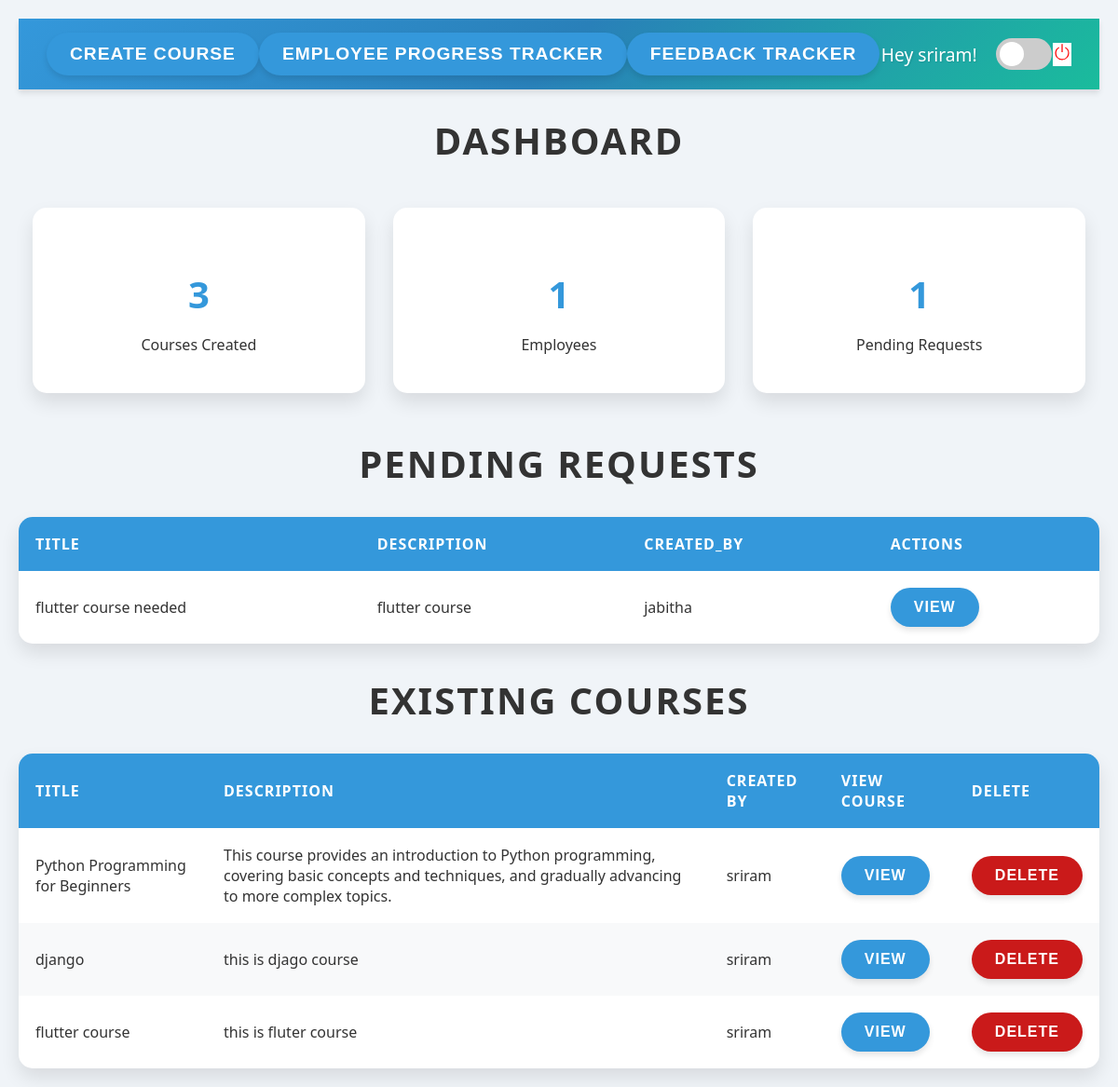
The page /dashboard/Admin/1/ (signed in) on the database as committed earlier.
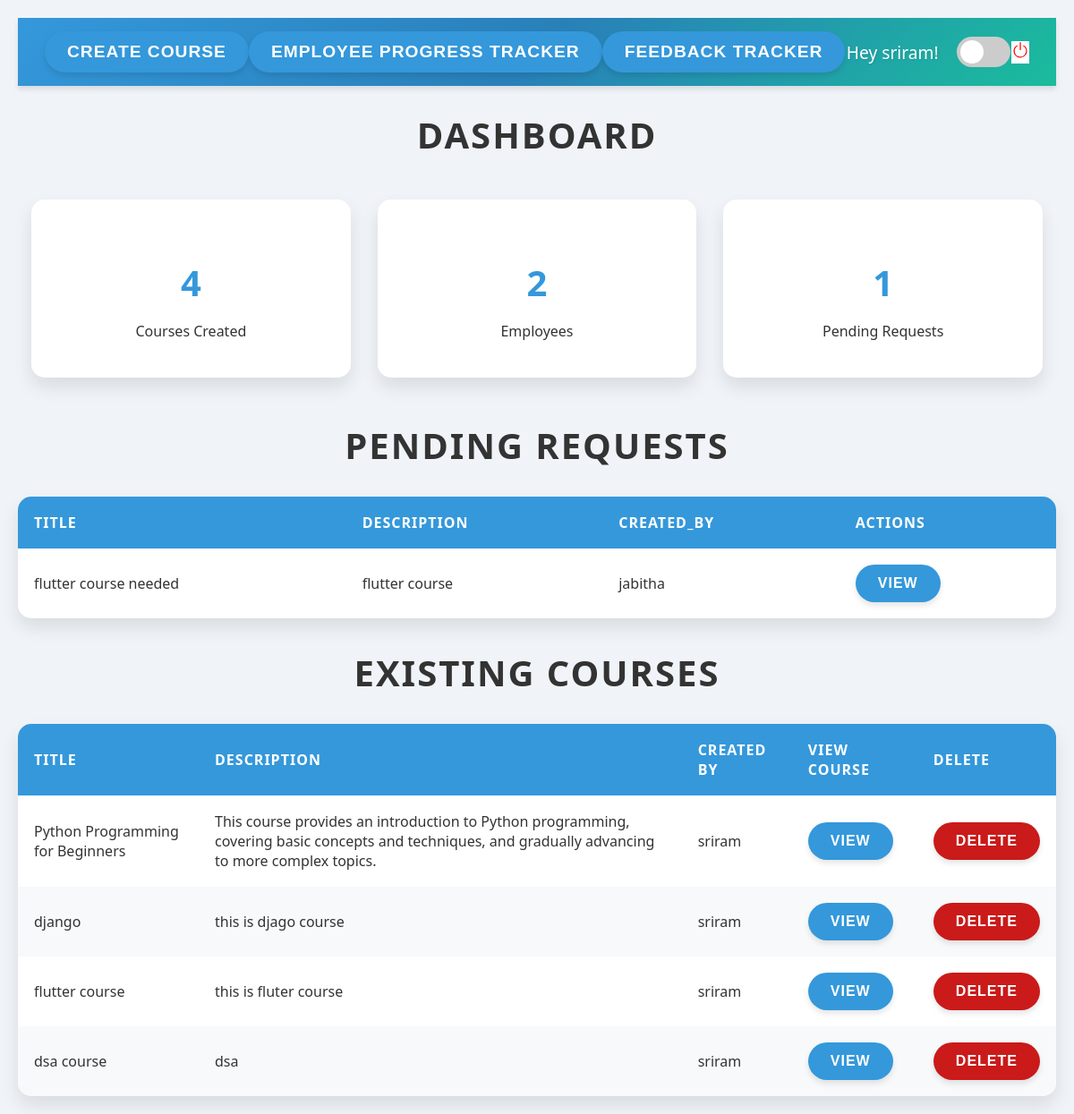
The same page on the database as committed later.
### dashboards/models.py (models this page shows, shortened)
class TrainingRequest(models.Model):
    request_id = models.AutoField(primary_key=True)
    title = models.CharField(max_length=255)
    description = models.TextField(null=True, blank=True)
    status = models.CharField(
        max_length=10,
        choices=[('Pending', 'Pending'),
                 ('Approved', 'Approved'),
                 ('Rejected', 'Rejected')],
        default='Pending'
    )
    account_manager = models.ForeignKey(
        'authentication.User',
        on_delete=models.CASCADE,
        limit_choices_to={'role__role_name': 'Manager'}
    )
    course_duration = models.PositiveIntegerField(help_text="Duration in days")  # New field
    employee_count = models.PositiveIntegerField(help_text="Number of employees involved")  # New field
    created_at = models.DateTimeField(auto_now_add=True)

class Course(models.Model):
    course_id = models.AutoField(primary_key=True)
    title = models.CharField(max_length=255, unique=True)
    description = models.TextField(null=True, blank=True)
    created_by = models.ForeignKey(
        'authentication.User',
        on_delete=models.CASCADE,
        limit_choices_to={'role__role_name': 'Admin'},
        related_name='created_courses'
    )
    created_at = models.DateTimeField(auto_now_add=True)
    employees = models.ManyToManyField(
        'authentication.User',
        related_name='enrolled_courses',
        limit_choices_to={'role__role_name': 'Employee'},
        blank=True
    )

### authentication/models.py (models this page shows, shortened)
class User(models.Model):
    name = models.CharField(max_length=100)
    email = models.EmailField(unique=True)
    password = models.CharField(max_length=255)
    role = models.ForeignKey(Role, on_delete=models.CASCADE)
    def __str__(self):
        return self.name

### dashboards/views.py (the view)
# urls.py: path('Admin/<int:user_id>/', views.Admin_view, name='Admin'),
@role_required(allowed_roles=['Admin'])
def Admin_view(request, user_id):
    admin = get_object_or_404(User, id=user_id)
    if request.method == 'POST' and 'delete_course' in request.POST:
        course_id = request.POST.get('course_id')
        course = get_object_or_404(Course, course_id=course_id)
        course.delete()
        return redirect('Admin', user_id=user_id)  # Redirect to the admin page after deletion
    context = {
        'admin': admin,
        'user_id': user_id,
        'courses_count': Course.objects.all().count(),
        'pending_count': TrainingRequest.objects.filter(status='Pending').count(),
        'employees_count': User.objects.filter(role=Role.objects.get(role_name='Employee').id).count(),
        'pending_requests': TrainingRequest.objects.filter(status='Pending'),
        'courses': Course.objects.all(),
    }
    return render(request, 'dashboards/Admin.html', context)

### dashboards/templates/dashboards/Admin.html (shortened to what this page needs)
{% load static %}
<!DOCTYPE html>
<html lang="en">
<head>
  <link rel="stylesheet" href="{% static 'css/admin.css' %}?v=1.0">
</head>
<body>
  <div id="app">
    <div id="dashboard-page" class="page active">
      <nav>
        <span>
          <a href="{% url 'create_course' user_id %}"><button>create course</button></a>
          <a href="{% url 'employee_progress' %}"><button>Employee Progress Tracker</button></a>
          <a href="{% url 'feedback_tracker' user_id %}"><button>Feedback Tracker</button></a>
        </span>
        <span>
          Hey {{admin.name}}!
          <label class="theme-switch">
            <span class="slider"></span>
          </label>
        </span>
        <a href="{% url 'home'%}" class="logout" style="background-color: white;">
          <svg xmlns="http://www.w3.org/2000/svg" width="20" height="20" fill="red" class="bi bi-power" viewBox="0 0 16 16">
            <path d="M7.5 1v7h1V1z"/>
            <path d="M3 8.812a5 5 0 0 1 2.578-4.375l-.485-.874A6 6 0 1 0 11 3.616l-.501.865A5 5 0 1 1 3 8.812"/>
          </svg>
        </a>
      </nav>
      <h1>Dashboard</h1>
      <div class="dashboard-metrics">
        <div>
          <h3>{{courses_count}}</h3>
          <p>Courses Created</p>
        </div>
        <div>
          <h3>{{employees_count}}</h3>
          <p>Employees</p>
        </div>
        <div>
          <h3>{{pending_count}}</h3>
          <p>Pending Requests</p>
        </div>
      </div>
      <div>
        <h2>Pending Requests</h2>
        <table id="pending-requests">
          <thead>
              <tr>
                <th>title</th>
                <th>description</th>
                <th>created_by</th>
                <th>Actions</th>
              </tr>
        </thead>
        <tbody>
          {% for item in pending_requests %}
            <tr>
                <td>{{ item.title }}</td>
                <td>{{ item.description }}</td>
                <td>{{item.account_manager}}</td>
                <td><a href="{% url 'admin_action' user_id=user_id request_id=item.request_id %}"><button>View</button></a></td>
            </tr>
            {% empty %}
            <tr>
                <td colspan="4">No data available</td>
            </tr>
            {% endfor %}
        </tbody>
        </table>
        <h2>Existing Courses</h2>
        <table id="existing-courses">
          <thead>
              <tr>
                  <th>Title</th>
                  <th>Description</th>
                  <th>Created By</th>
                  <th>View Course</th>
                  <th>Delete</th>
              </tr>
          </thead>
          <tbody>
              {% for item in courses %}
              <tr>
                  <td>{{ item.title }}</td>
                  <td>{{ item.description }}</td>
                  <td>{{ item.created_by }}</td>
                  <td><a href="{% url 'view_course' course_id=item.course_id user_id=user_id %}"><button>View</button></a></td>
                  <td>
                      <form method="POST" action="{% url 'Admin' user_id=admin.id %}">
                          <button type="submit" name="delete_course" style="background-color: rgb(202, 26, 26);">Delete</button>
                      </form>
                  </td>
              </tr>
              {% empty %}
              <tr>
                  <td colspan="4">No data available</td>
              </tr>
              {% endfor %}
          </tbody>
      </table>
  </div>
</body>
</html>

Rows that differ between the two databases and show on the page:
added Course: title "dsa course", description "dsa", created_by "sriram"
Other text that changed with them:
{{ courses_count }}: "3" → "4"
{{ employees_count }}: "1" → "2"
